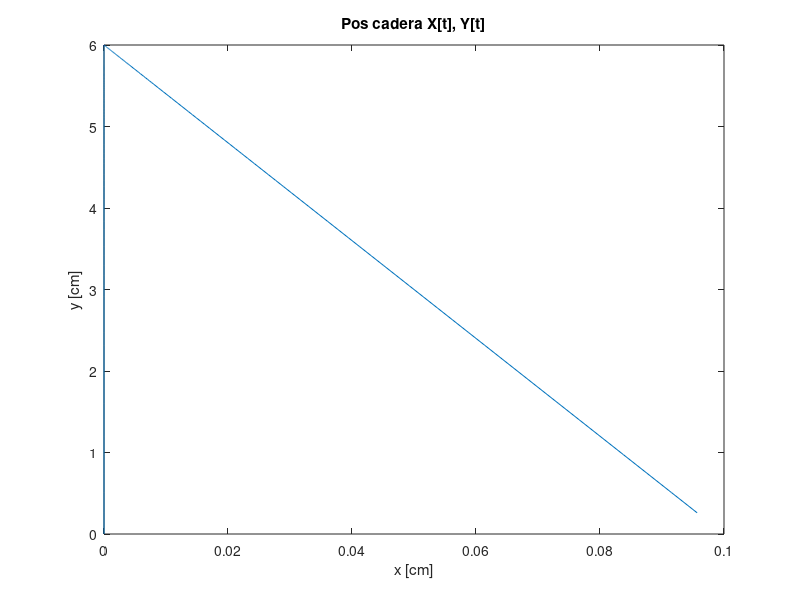
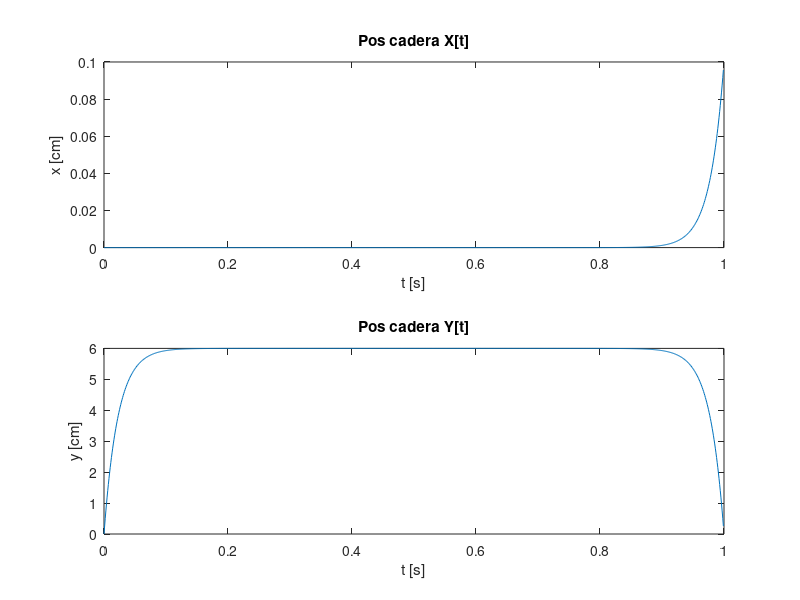
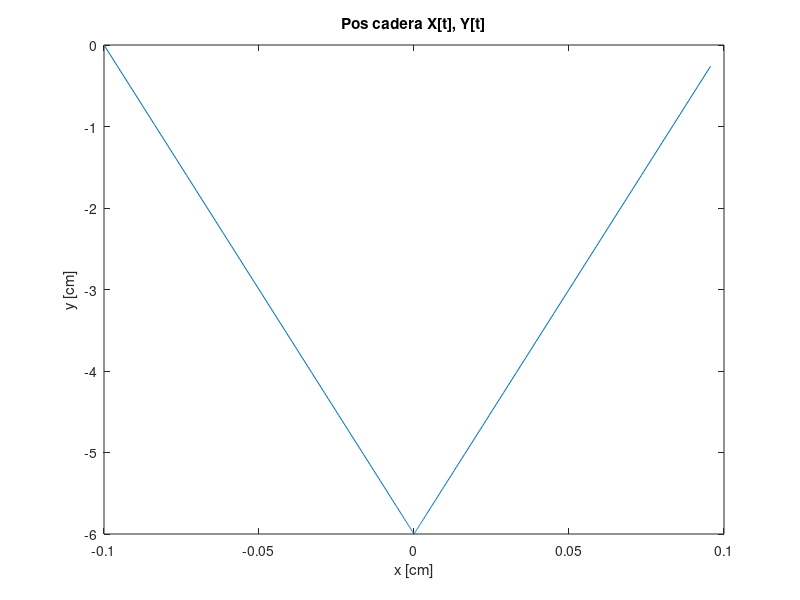
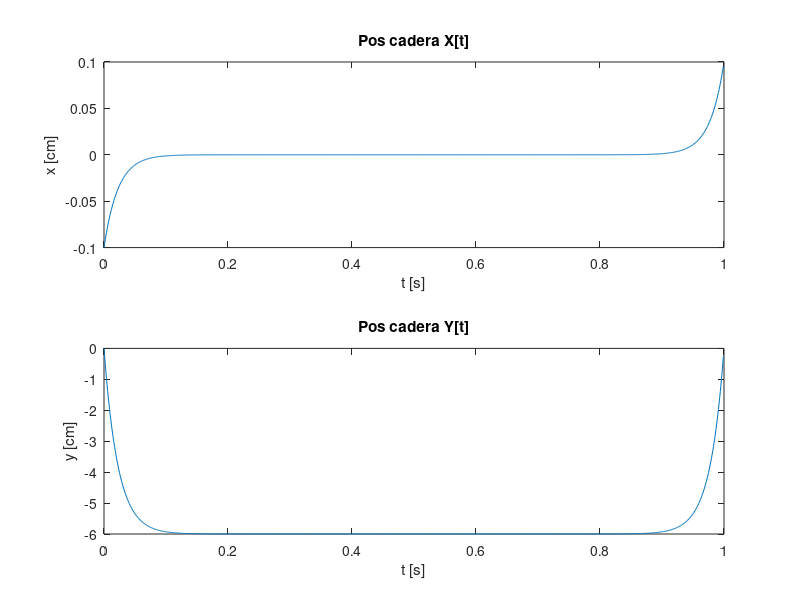

The MATLAB source for these figures, in order:
function zmp_secuencias
    % secuencia deseada de caminata -------------------------------------------
    seq = ["o","w","w","c"];

    % constantes --------------------------------------------------------------
    g = 981; % gravedad (cm/s2)
    h = 0.5; % altura del robot (cm)
    tf = 1; % tiempo que dura cada paso
    [l,tmov] = size(seq); % cantidad de pasos
    tmov = tmov*tf; % tiempo total de la secuencia
    
    cte = [g,h];

    Yzmp = 6; % lo max que se desplaza la cadera (cm)
    Xzmp = 0.1;
    [x,y] = getPoints(cte,seq,tf,Yzmp,Xzmp);
end
function [x,y] = getPoints(cte,seq,tf,yzmp,Xzmp)
    
    x = []; y = [];
    t = 0;
    t_p = [];
    [l,s] = size(seq);
    
    for i = 1:s
        t = 0;
        stop = t +tf;
        while t < stop
            % revisar caso de pies
            if seq(i) == "o"
                [k1,k2] = openFront(cte, tf, Xzmp);
            elseif seq(i) == "c"
                [k1,k2] = closeFront(cte, tf, Xzmp);
            else
                [k1,k2] = front(cte, tf, Xzmp); 
            end
            
            % alternar pie al caminar
            if mod(i,2) == 0
                Yzmp = -yzmp;
            else
                Yzmp = yzmp;
            end
            
            y = [y; py(cte,t, tf, Yzmp)];
            x = [x; px(cte,t, k1, k2)];
            t_p = [t_p;t];
            t = t+0.001;
        end
        figure
        %subplot(1,3,1);
        plot(x,y)
        title('Pos cadera X[t], Y[t]')
        xlabel("x [cm]")
        ylabel("y [cm]")
        %xlim([(min(x)-1),(max(x)+1)])
        %ylim([(min(y)-1),(max(y)+1)])
        
        figure
        %subplot(1,3,2);
        subplot(2,1,1);
        plot(t_p,x)
        title('Pos cadera X[t]')
        xlabel("t [s]")
        ylabel("x [cm]")
        %xlim([-1,(max(t)+1)])
        %ylim([(min(x)-1),(max(x)+1)])
        
        %subplot(1,3,3);
        subplot(2,1,2);
        plot(t_p,y)
        title('Pos cadera Y[t]')
        xlabel("t [s]")
        ylabel("y [cm]")
        %xlim([-1,(max(t)+1)])
        %ylim([(min(y)-1),(max(y)+1)])
        

        x = []; y = []; t_p = [];
    end
end

function y = py(cte,t, tf, Yzmp)
    g = cte(1); h = cte(2);
    k1 = (-Yzmp)/(1+exp(sqrt(g/h)*tf));
    k2 = k1*exp(sqrt(g/h)*tf);
    y = k1*exp(sqrt(g/h)*t) + k2*exp(-sqrt(g/h)*t) + Yzmp;
end

function x = px(cte,t, k1, k2)
    g = cte(1); h = cte(2);
    x = k1*exp(sqrt(g/h)*t) + k2*exp(-sqrt(g/h)*t);
end

function [k1,k2] = front(cte, tf, Xzmp)
    g = cte(1); h = cte(2);
    k1 = (-Xzmp)/(1-exp(sqrt(g/h)*tf));
    k2 = -k1*exp(sqrt(g/h)*tf);
end

function [k1,k2] = openFront(cte, tf, Xzmp)
    g = cte(1); h = cte(2);
    k1 = (-Xzmp*exp(sqrt(g/h)*tf)) / ((1-exp(sqrt(g/h)*tf))*(1+exp(sqrt(g/h)*tf)));
    k2 = -k1;
end

function [k1,k2] = closeFront(cte, tf, Xzmp)
    g = cte(1); h = cte(2);
    k1 = (-Xzmp) / ((1-exp(sqrt(g/h)*tf))*(1+exp(sqrt(g/h)*tf)));
    k2 = -k1*exp(2*sqrt(g/h)*tf);
end

